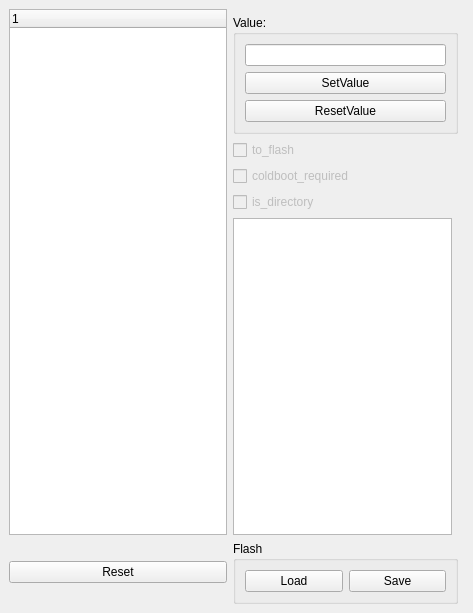
<?xml version="1.0" encoding="UTF-8"?>
<ui version="4.0">
 <class>MainWindow</class>
 <widget class="QMainWindow" name="MainWindow">
  <property name="geometry">
   <rect>
    <x>0</x>
    <y>0</y>
    <width>473</width>
    <height>613</height>
   </rect>
  </property>
  <property name="windowTitle">
   <string>MainWindow</string>
  </property>
  <widget class="QWidget" name="centralwidget">
   <layout class="QGridLayout" name="gridLayout">
    <item row="2" column="1" colspan="2">
     <widget class="QCheckBox" name="to_flash">
      <property name="enabled">
       <bool>false</bool>
      </property>
      <property name="text">
       <string>to_flash</string>
      </property>
     </widget>
    </item>
    <item row="6" column="0">
     <widget class="QPushButton" name="Reset">
      <property name="text">
       <string>Reset</string>
      </property>
     </widget>
    </item>
    <item row="5" column="1">
     <widget class="QTextBrowser" name="textBrowser"/>
    </item>
    <item row="3" column="1" colspan="2">
     <widget class="QCheckBox" name="coldboot_required">
      <property name="enabled">
       <bool>false</bool>
      </property>
      <property name="text">
       <string>coldboot_required</string>
      </property>
     </widget>
    </item>
    <item row="6" column="1" colspan="2">
     <widget class="QGroupBox" name="groupBox_2">
      <property name="title">
       <string>Flash</string>
      </property>
      <layout class="QHBoxLayout" name="horizontalLayout">
       <item>
        <widget class="QPushButton" name="LoadFlash">
         <property name="text">
          <string>Load</string>
         </property>
        </widget>
       </item>
       <item>
        <widget class="QPushButton" name="SaveFlash">
         <property name="text">
          <string>Save</string>
         </property>
        </widget>
       </item>
      </layout>
     </widget>
    </item>
    <item row="1" column="1" colspan="2">
     <widget class="QGroupBox" name="groupBox">
      <property name="title">
       <string>Value:</string>
      </property>
      <layout class="QVBoxLayout" name="verticalLayout">
       <item>
        <widget class="QLineEdit" name="value"/>
       </item>
       <item>
        <widget class="QPushButton" name="setValue">
         <property name="enabled">
          <bool>true</bool>
         </property>
         <property name="text">
          <string>SetValue</string>
         </property>
        </widget>
       </item>
       <item>
        <widget class="QPushButton" name="resetValue">
         <property name="text">
          <string>ResetValue</string>
         </property>
        </widget>
       </item>
      </layout>
     </widget>
    </item>
    <item row="0" column="0" rowspan="6">
     <widget class="QTreeWidget" name="treeView">
      <column>
       <property name="text">
        <string notr="true">1</string>
       </property>
      </column>
     </widget>
    </item>
    <item row="4" column="1" colspan="3">
     <widget class="QCheckBox" name="is_directory">
      <property name="enabled">
       <bool>false</bool>
      </property>
      <property name="text">
       <string>is_directory</string>
      </property>
     </widget>
    </item>
   </layout>
  </widget>
 </widget>
 <resources/>
 <connections>
  <connection>
   <sender>value</sender>
   <signal>returnPressed()</signal>
   <receiver>setValue</receiver>
   <slot>animateClick()</slot>
   <hints>
    <hint type="sourcelabel">
     <x>400</x>
     <y>122</y>
    </hint>
    <hint type="destinationlabel">
     <x>499</x>
     <y>122</y>
    </hint>
   </hints>
  </connection>
 </connections>
</ui>
